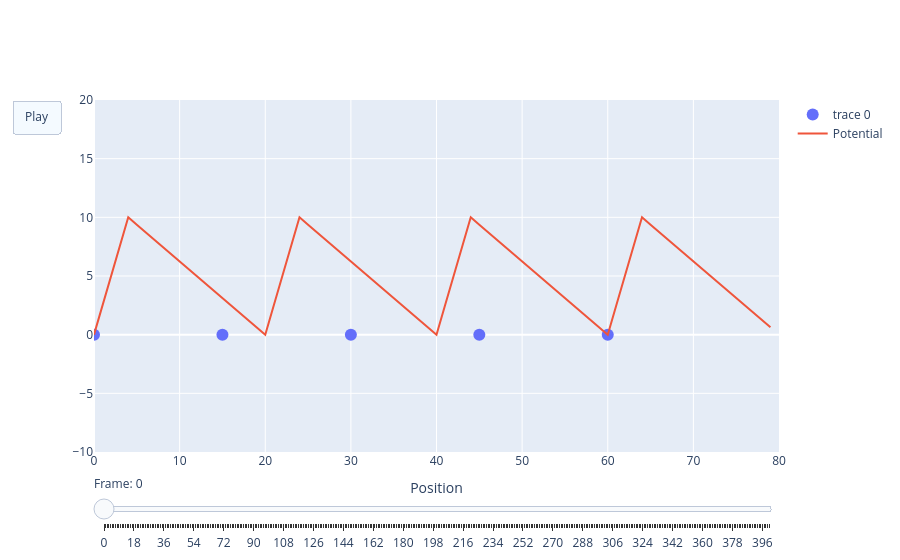

Here is the notebook cell this chart was saved with:
### Code cell
import plotly.graph_objects as go

# Example: list of position snapshots over time
# Each inner list = positions of balls at that timestep
positions_over_time = positions_Over_Time
# print(positions_over_time)

num_balls = len(positions_over_time[0])

# Create frames
frames = []
for t, positions in enumerate(positions_over_time):
    whichPotential = ( t // Tp) % 2
    if whichPotential == 0:
        potensial = "Sagtann"
        frames.append(
            go.Frame(
                data=[
                    go.Scatter(
                        x=positions,
                        y=[y_potential[coord] for coord in positions],
                        mode="markers",
                        marker=dict(size=12),
                        name = "Random walk paritcles"
                    )
                ],
                layout= go.Layout(
                    annotations=[
                        dict(
                            text=f"Frame: {t}, potensial = {potensial}",
                            x=0.95,
                            y=0.95,
                            xref = "paper",
                            yref = "paper",
                            showarrow = False,
                            font=dict(size=20)
                        )
                    ]
                ),
                name=str(t)
            )
        )
    
    else:
        potensial = "flatt"
        frames.append(
            go.Frame(
                data=[
                    go.Scatter(
                        x=positions,
                        y=[0]*num_balls,
                        mode="markers",
                        marker=dict(size=12)
                    )
                ],
                layout= go.Layout(
                    annotations=[
                        dict(
                            text=f"Frame: {t}, potensial = {potensial}",
                            x=0.95,
                            y=0.95,
                            xref = "paper",
                            yref = "paper",
                            showarrow = False,
                            font=dict(size=20)
                        )
                    ]
                ), 
                name=str(t)
            )
    )

# Initial figure
fig = go.Figure(
    data=[
        go.Scatter(
            x=positions_over_time[0],
            y=[0]* num_balls,
            mode="markers",
            marker=dict(size=12)
        )
    ],
    frames=frames
)

# Add slider (frame counter)
fig.update_layout(
    sliders=[{
        "currentvalue": {"prefix": "Frame: "},
        "steps": [
            {
                "args": [[f.name], {"frame": {"duration": 50, "redraw": True},
                                    "mode": "immediate"}],
                "label": f.name,
                "method": "animate"
            }
            for f in frames
        ]
    }]
)

# Add play button
fig.update_layout(
    xaxis=dict(range=[0, L], title="Position"),
    yaxis=dict(range=[-10, 20]),
    updatemenus=[
        dict(
            type="buttons",
            buttons=[
                dict(
                    label="Play",
                    method="animate",
                    args=[None, {"frame": {"duration": 200, "redraw": True},
                                 "fromcurrent": True}]
                )
            ]
        )
    ]
)

# Potential curve
fig.add_trace(
    go.Scatter(
        x=x_axis,
        y= y_potential if whichPotential == 0 else 0,
        mode="lines",
        name="Potential"
    )
)

fig.show()
